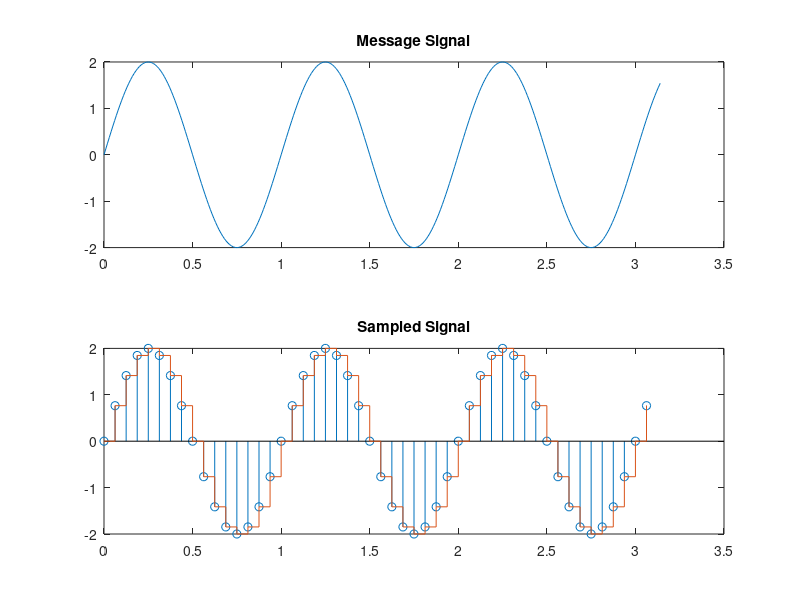

Source code (MATLAB):
t=0:0.01:pi;
x = 2*sin(2*pi*t);
subplot(2,1,1);
plot(t,x);
title('Message Signal');
fs = 16;
t = 0:1/fs:pi-1/fs;
x = 2*sin(2*pi*t);
subplot(2,1,2);
stem(t,x)
hold on
stairs(t,x)
title('Sampled Signal');
hold off